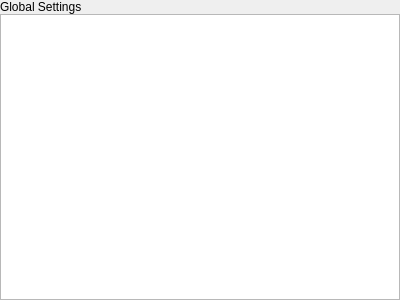
<?xml version="1.0" encoding="UTF-8"?>
<ui version="4.0">
 <class>moveit_rviz_plugin::GlobalSettingsWidget</class>
 <widget class="QWidget" name="moveit_rviz_plugin::GlobalSettingsWidget">
  <property name="geometry">
   <rect>
    <x>0</x>
    <y>0</y>
    <width>400</width>
    <height>300</height>
   </rect>
  </property>
  <property name="windowTitle">
   <string>Settings</string>
  </property>
  <layout class="QVBoxLayout" name="verticalLayout">
   <property name="leftMargin">
    <number>0</number>
   </property>
   <property name="topMargin">
    <number>0</number>
   </property>
   <property name="rightMargin">
    <number>0</number>
   </property>
   <property name="bottomMargin">
    <number>0</number>
   </property>
   <item>
    <layout class="QVBoxLayout" name="layout">
     <property name="spacing">
      <number>0</number>
     </property>
     <property name="leftMargin">
      <number>0</number>
     </property>
     <property name="topMargin">
      <number>0</number>
     </property>
     <property name="rightMargin">
      <number>0</number>
     </property>
     <property name="bottomMargin">
      <number>0</number>
     </property>
     <item>
      <widget class="QLabel" name="label">
       <property name="text">
        <string>Global Settings</string>
       </property>
      </widget>
     </item>
     <item>
      <widget class="rviz_common::properties::PropertyTreeWidget" name="view"/>
     </item>
    </layout>
   </item>
  </layout>
 </widget>
 <customwidgets>
  <customwidget>
   <class>rviz_common::properties::PropertyTreeWidget</class>
   <extends>QTreeView</extends>
   <header location="global">rviz_common/properties/property_tree_widget.hpp</header>
  </customwidget>
 </customwidgets>
 <resources/>
 <connections/>
</ui>
